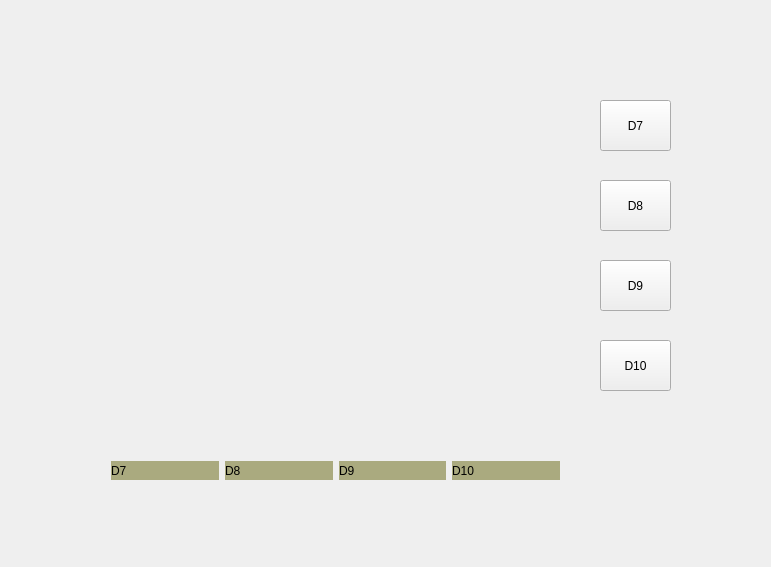
<?xml version="1.0" encoding="UTF-8"?>
<ui version="4.0">
 <class>MainWindow</class>
 <widget class="QMainWindow" name="MainWindow">
  <property name="geometry">
   <rect>
    <x>0</x>
    <y>0</y>
    <width>771</width>
    <height>567</height>
   </rect>
  </property>
  <property name="windowTitle">
   <string>MainWindow</string>
  </property>
  <widget class="QWidget" name="centralWidget">
   <widget class="QPushButton" name="d7Btn">
    <property name="geometry">
     <rect>
      <x>600</x>
      <y>100</y>
      <width>71</width>
      <height>51</height>
     </rect>
    </property>
    <property name="text">
     <string>D7</string>
    </property>
   </widget>
   <widget class="QPushButton" name="D8Btn">
    <property name="geometry">
     <rect>
      <x>600</x>
      <y>180</y>
      <width>71</width>
      <height>51</height>
     </rect>
    </property>
    <property name="text">
     <string>D8</string>
    </property>
   </widget>
   <widget class="QPushButton" name="D9Btn">
    <property name="geometry">
     <rect>
      <x>600</x>
      <y>260</y>
      <width>71</width>
      <height>51</height>
     </rect>
    </property>
    <property name="text">
     <string>D9</string>
    </property>
   </widget>
   <widget class="QPushButton" name="D10Btn">
    <property name="geometry">
     <rect>
      <x>600</x>
      <y>340</y>
      <width>71</width>
      <height>51</height>
     </rect>
    </property>
    <property name="text">
     <string>D10</string>
    </property>
   </widget>
   <widget class="QWidget" name="layoutWidget">
    <property name="geometry">
     <rect>
      <x>100</x>
      <y>450</y>
      <width>471</width>
      <height>41</height>
     </rect>
    </property>
    <layout class="QHBoxLayout" name="horizontalLayout">
     <item>
      <widget class="QLabel" name="d7Label">
       <property name="styleSheet">
        <string notr="true">background-color: rgb(170, 170, 127);</string>
       </property>
       <property name="text">
        <string>D7</string>
       </property>
      </widget>
     </item>
     <item>
      <widget class="QLabel" name="D8Label">
       <property name="styleSheet">
        <string notr="true">background-color: rgb(170, 170, 127);</string>
       </property>
       <property name="text">
        <string>D8</string>
       </property>
      </widget>
     </item>
     <item>
      <widget class="QLabel" name="D9Label">
       <property name="styleSheet">
        <string notr="true">background-color: rgb(170, 170, 127);</string>
       </property>
       <property name="text">
        <string>D9</string>
       </property>
      </widget>
     </item>
     <item>
      <widget class="QLabel" name="D10Label">
       <property name="styleSheet">
        <string notr="true">background-color: rgb(170, 170, 127);</string>
       </property>
       <property name="text">
        <string>D10</string>
       </property>
      </widget>
     </item>
    </layout>
   </widget>
  </widget>
 </widget>
 <layoutdefault spacing="6" margin="11"/>
 <resources/>
 <connections/>
</ui>
